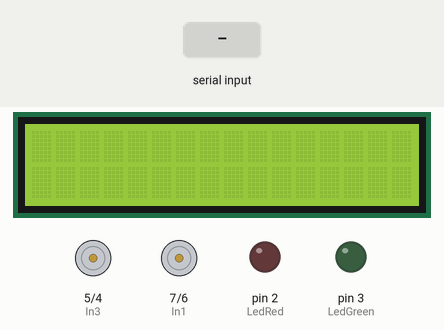
Bench run of a sketch on a simulated Arduino Uno, built with avr-gcc and run on an emulated ATmega328P. Shown: 16×2 character LCD, motor-driver pin pairs drawn as motors (green arrow = first pin HIGH = forward, orange = second pin HIGH = backward, longer = more drive), output pins drawn as LEDs (lit = HIGH). The inputs (shaded band) are chosen by the test bench. What the sketch prints to the serial monitor is not drawn.

Above: at 1.2 s.
1.3 s: "U\n" received over the second serial link
At 2.3 s:
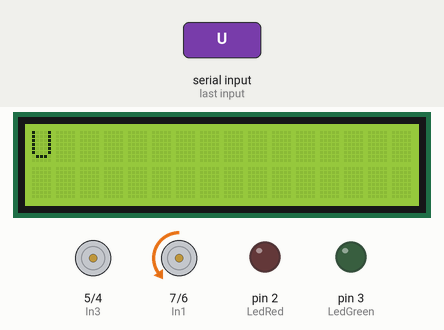
2.8 s: "D\n" received over the second serial link
At 3.5 s:
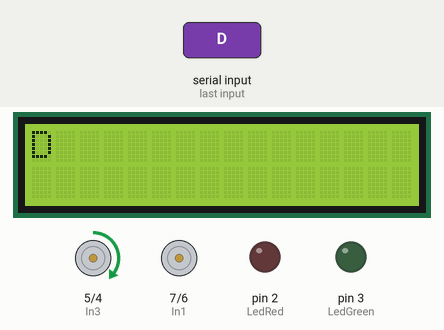
4.3 s: "L\n" received over the second serial link
At 4.6 s:
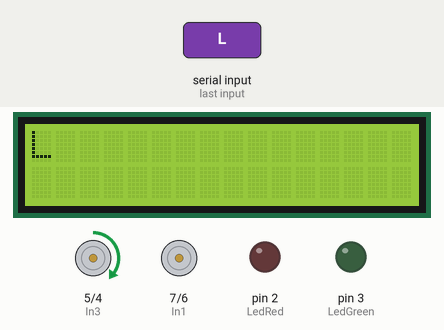
5.8 s: "R\n" received over the second serial link
At 6.9 s:
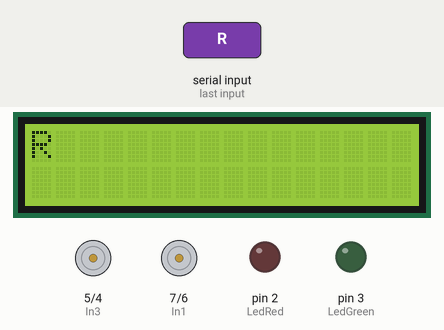
7.3 s: "B\n" received over the second serial link
At 8.1 s:
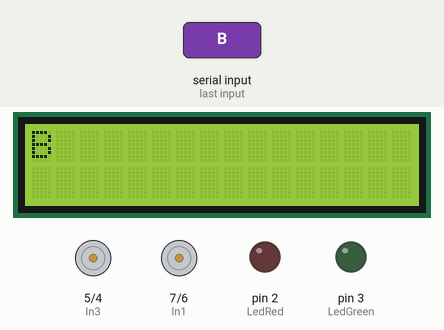
8.8 s: "1\n" received over the second serial link
At 9.2 s:
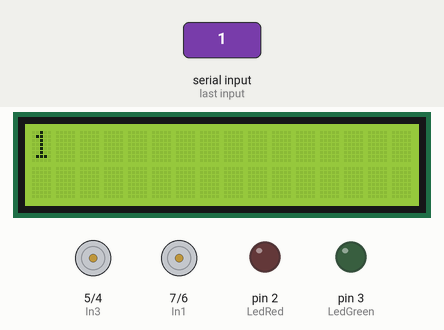
Timing chart, 0 to 11.8 s (numbered marks = the images above; inputs shaded):
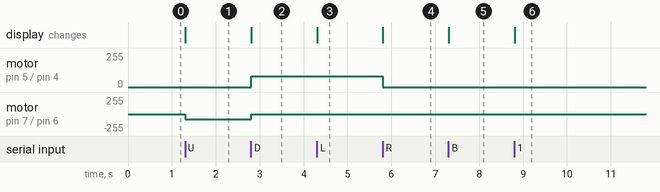

The sketch:

car.ino
```cpp
#include <SoftwareSerial.h>
#include <Wire.h>
#include <LiquidCrystal_I2C.h>

// Pin set ------------------------
LiquidCrystal_I2C lcd(0x3F,2,1,0,4,5,6,7,3, POSITIVE);  // Set the LCD I2C address
SoftwareSerial I2CBT(10,11); //定義 PIN10 及 PIN11 分別為 RX 及 TX 腳位
const int LedRed = 2;
const int LedGreen = 3;
const int In1 = 7;
const int In2 = 6;
const int In3 = 5;
const int In4 = 4;

// Global Variables set ------------------------
char cmd_convert[20];
const int speedVal =80;
unsigned long time;
unsigned long timeStamp =0;

void setup() {
  // pinMode set ------------------------
  pinMode(LedRed, OUTPUT);
  pinMode(LedGreen, OUTPUT);
  pinMode(In1, OUTPUT);
  pinMode(In2, OUTPUT);
  pinMode(In3, OUTPUT);
  pinMode(In4, OUTPUT);

  Serial.begin(9600);
  I2CBT.begin(9600);
  lcd.begin(16, 2);
  Serial.println("Lcd ready!");
  MoveStop();
  // MotorTest();
}

void loop() {

  char cmd[20];

  while(1){
    int insize = I2CBT.available();
    if(insize > 0) { //讀取藍牙訊息
      lcd.clear();
      digitalWrite(LedRed,HIGH); //藍牙燈
      timeStamp = millis();

      //處理藍芽訊息
      for (int i=0; i<insize; i++){
        cmd[i]=char(I2CBT.read());
        cmd_convert[i] = cmd[i];
        Serial.print(cmd_convert[i]);
        lcd.setCursor(i, 0);
        lcd.print(cmd_convert[i]);
      }
      Serial.print("\n");

      //判斷狀態
      switch (cmd_convert[0]) {
        case 'U':
          MoveUp();
          break;
        case 'D':
          MoveDown();
          break;
        case 'L':
          MoveLeft();
          break;
        case 'R':
          MoveRight();
          break;
        case 'B':
          MoveStop();
          break;

        case '1':

          break;
        case '2':

          break;
        case '3':

          break;
        case '4':

          break;
        case '5':

          break;

        case 'S':
          digitalWrite(LedGreen,HIGH);
          break;

        case 'Q':
          digitalWrite(LedGreen,LOW);
          MoveStop();
          break;

        default:
          MoveStop();
          break;
      }
    }else{ //等待藍牙訊息
        digitalWrite(LedRed,LOW); //藍牙燈
        checkBluetoothSigmal();   //偵測連線異常 持續3秒停止
    }

  }
}

void checkBluetoothSigmal(){
  time = millis();
//  Serial.println(time);
//  Serial.println(timeStamp);
  if((time-timeStamp)/1000>10){
    MoveStop();
    lcd.clear();
    lcd.setCursor(0, 0);
    lcd.print("Detect Error!");
  }
}

void MoveDown() {
//  Serial.println("up");
  analogWrite(In1, speedVal);
  analogWrite(In2, 0);
  analogWrite(In3, speedVal);
  analogWrite(In4, 0);
//  delay(2000);
}

void MoveUp() {
//  Serial.println("down");
  analogWrite(In1, 0);
  analogWrite(In2, speedVal);
  analogWrite(In3, 0);
  analogWrite(In4, speedVal);
//  delay(2000);
}

void MoveLeft() {
//  Serial.println("left");
  analogWrite(In1, 0);
  analogWrite(In2, 0);
  analogWrite(In3, speedVal);
  analogWrite(In4, 0);
//  delay(2000);
}

void MoveRight() {
//  Serial.println("right");
  analogWrite(In1, speedVal);
  analogWrite(In2, 0);
  analogWrite(In3, 0);
  analogWrite(In4, 0);
//  delay(2000);
}

void MoveStop(){
//  Serial.println("stop");
  analogWrite(In1, 0);
  analogWrite(In2, 0);
  analogWrite(In3, 0);
  analogWrite(In4, 0);
//  delay(2000);
}

void MotorTest(){
  MoveUp();
  MoveDown();
  MoveLeft();
  MoveRight();
  MoveStop();

  delay(3000);

  MoveUp();
  MoveStop();
  MoveDown();
  MoveStop();
  MoveLeft();
  MoveStop();
  MoveRight();
  MoveStop();
}
```

Measured:
- after the input at 1.3 s, motor on pin 7 (In1) / pin 6 (In2): stopped → backward 80/255 at once; the display: changes at once (image 1)
- after the input at 2.8 s, motor on pin 5 (In3) / pin 4 (In4): stopped → forward 80/255 at once; motor on pin 7 (In1) / pin 6 (In2): backward 80/255 → stopped at once; the display: changes at once (image 2)
- after the input at 4.3 s, the display: changes at once (image 3)
- after the input at 5.8 s, motor on pin 5 (In3) / pin 4 (In4): forward 80/255 → stopped at once; the display: changes at once (image 4)
- after the input at 7.3 s, the display: changes at once (image 5)
- after the input at 8.8 s, the display: changes at once (image 6)
